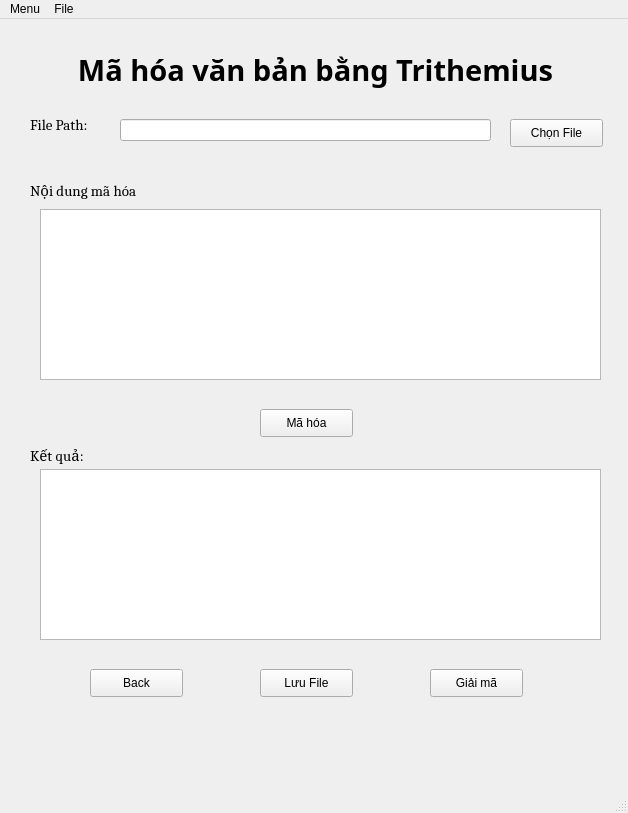
<?xml version="1.0" encoding="UTF-8"?>
<ui version="4.0">
 <class>MainWindow</class>
 <widget class="QMainWindow" name="MainWindow">
  <property name="enabled">
   <bool>true</bool>
  </property>
  <property name="geometry">
   <rect>
    <x>0</x>
    <y>0</y>
    <width>628</width>
    <height>813</height>
   </rect>
  </property>
  <property name="windowTitle">
   <string>MainWindow</string>
  </property>
  <widget class="QWidget" name="centralwidget">
   <widget class="QLineEdit" name="EdtPath">
    <property name="geometry">
     <rect>
      <x>120</x>
      <y>100</y>
      <width>371</width>
      <height>22</height>
     </rect>
    </property>
   </widget>
   <widget class="QTextEdit" name="input">
    <property name="geometry">
     <rect>
      <x>40</x>
      <y>190</y>
      <width>561</width>
      <height>171</height>
     </rect>
    </property>
   </widget>
   <widget class="QLabel" name="label_3">
    <property name="geometry">
     <rect>
      <x>30</x>
      <y>150</y>
      <width>171</width>
      <height>41</height>
     </rect>
    </property>
    <property name="font">
     <font>
      <family>Cambria</family>
      <pointsize>11</pointsize>
      <weight>50</weight>
      <bold>false</bold>
     </font>
    </property>
    <property name="text">
     <string>Nội dung mã hóa</string>
    </property>
   </widget>
   <widget class="QLabel" name="label_2">
    <property name="geometry">
     <rect>
      <x>30</x>
      <y>90</y>
      <width>81</width>
      <height>31</height>
     </rect>
    </property>
    <property name="font">
     <font>
      <family>Cambria</family>
      <pointsize>11</pointsize>
      <weight>50</weight>
      <bold>false</bold>
     </font>
    </property>
    <property name="text">
     <string>File Path:</string>
    </property>
   </widget>
   <widget class="QPushButton" name="btnChonFile">
    <property name="geometry">
     <rect>
      <x>510</x>
      <y>100</y>
      <width>93</width>
      <height>28</height>
     </rect>
    </property>
    <property name="font">
     <font>
      <pointsize>9</pointsize>
     </font>
    </property>
    <property name="text">
     <string>Chọn File</string>
    </property>
   </widget>
   <widget class="QTextEdit" name="result">
    <property name="geometry">
     <rect>
      <x>40</x>
      <y>450</y>
      <width>561</width>
      <height>171</height>
     </rect>
    </property>
   </widget>
   <widget class="QPushButton" name="btnGiaiMaTrithemius">
    <property name="geometry">
     <rect>
      <x>430</x>
      <y>650</y>
      <width>93</width>
      <height>28</height>
     </rect>
    </property>
    <property name="font">
     <font>
      <pointsize>9</pointsize>
     </font>
    </property>
    <property name="text">
     <string>Giải mã</string>
    </property>
   </widget>
   <widget class="QLabel" name="label">
    <property name="geometry">
     <rect>
      <x>40</x>
      <y>0</y>
      <width>551</width>
      <height>101</height>
     </rect>
    </property>
    <property name="font">
     <font>
      <family>Sitka Heading Semibold</family>
      <pointsize>22</pointsize>
      <weight>75</weight>
      <bold>true</bold>
     </font>
    </property>
    <property name="text">
     <string>Mã hóa văn bản bằng Trithemius</string>
    </property>
    <property name="alignment">
     <set>Qt::AlignCenter</set>
    </property>
   </widget>
   <widget class="QPushButton" name="btnMaHoaTrithemius">
    <property name="geometry">
     <rect>
      <x>260</x>
      <y>390</y>
      <width>93</width>
      <height>28</height>
     </rect>
    </property>
    <property name="font">
     <font>
      <pointsize>9</pointsize>
     </font>
    </property>
    <property name="text">
     <string>Mã hóa</string>
    </property>
   </widget>
   <widget class="QPushButton" name="btnSave">
    <property name="geometry">
     <rect>
      <x>260</x>
      <y>650</y>
      <width>93</width>
      <height>28</height>
     </rect>
    </property>
    <property name="font">
     <font>
      <pointsize>9</pointsize>
     </font>
    </property>
    <property name="text">
     <string>Lưu File</string>
    </property>
   </widget>
   <widget class="QPushButton" name="btnBack">
    <property name="geometry">
     <rect>
      <x>90</x>
      <y>650</y>
      <width>93</width>
      <height>28</height>
     </rect>
    </property>
    <property name="font">
     <font>
      <pointsize>9</pointsize>
     </font>
    </property>
    <property name="text">
     <string>Back</string>
    </property>
   </widget>
   <widget class="QLabel" name="label_4">
    <property name="geometry">
     <rect>
      <x>30</x>
      <y>420</y>
      <width>141</width>
      <height>31</height>
     </rect>
    </property>
    <property name="font">
     <font>
      <family>Cambria</family>
      <pointsize>11</pointsize>
      <weight>50</weight>
      <bold>false</bold>
     </font>
    </property>
    <property name="text">
     <string>Kết quả:</string>
    </property>
   </widget>
  </widget>
  <widget class="QMenuBar" name="menubar">
   <property name="geometry">
    <rect>
     <x>0</x>
     <y>0</y>
     <width>628</width>
     <height>26</height>
    </rect>
   </property>
   <widget class="QMenu" name="menuFile">
    <property name="title">
     <string>File</string>
    </property>
    <addaction name="actionOpen_File"/>
    <addaction name="actionSave_File"/>
    <addaction name="separator"/>
   </widget>
   <widget class="QMenu" name="menuMenu">
    <property name="title">
     <string>Menu</string>
    </property>
    <addaction name="actionM_h_a"/>
    <addaction name="actionGi_i_m"/>
    <addaction name="separator"/>
    <addaction name="actionExit_2"/>
   </widget>
   <addaction name="menuMenu"/>
   <addaction name="menuFile"/>
  </widget>
  <widget class="QStatusBar" name="statusbar"/>
  <action name="actionOpen_File">
   <property name="text">
    <string>Open File</string>
   </property>
  </action>
  <action name="actionSave_File">
   <property name="text">
    <string>Save File</string>
   </property>
  </action>
  <action name="actionExit">
   <property name="text">
    <string>Exit</string>
   </property>
  </action>
  <action name="actionM_h_a">
   <property name="text">
    <string>Mã hóa</string>
   </property>
  </action>
  <action name="actionGi_i_m">
   <property name="text">
    <string>Giải mã</string>
   </property>
  </action>
  <action name="actionExit_2">
   <property name="text">
    <string>Exit</string>
   </property>
  </action>
 </widget>
 <resources/>
 <connections/>
</ui>
